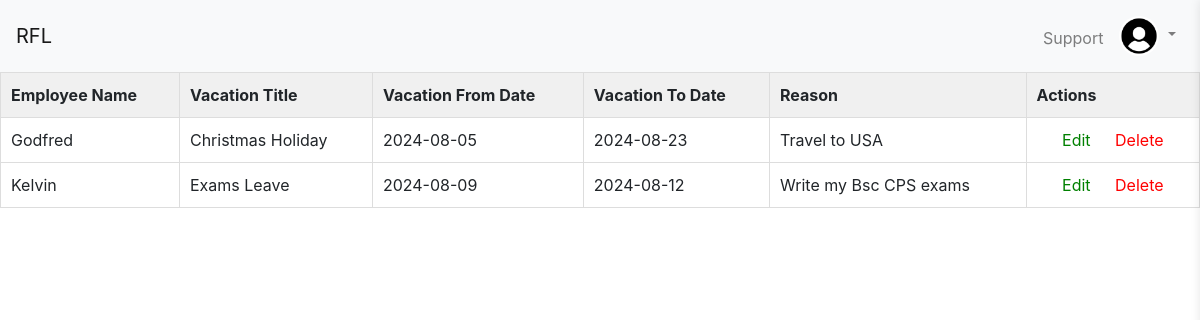
/hr/vacation.php (signed in), run on the app's committed database.
### tables this page shows
CREATE TABLE `vacation` (
  `vacation_id` int(11) NOT NULL,
  `vacation_title` varchar(50) NOT NULL,
  `vacation_from_date` date NOT NULL,
  `vacation_to_date` date NOT NULL,
  `reason` varchar(255) NOT NULL,
  `employee_id` int(11) NOT NULL,
  `status` varchar(100) NOT NULL DEFAULT 'Pending'
);

CREATE TABLE `employee` (
  `employee_id` int(11) NOT NULL,
  `employee_name` varchar(50) NOT NULL,
  `employee_password` varchar(20) NOT NULL,
  `employee_address` varchar(50) NOT NULL,
  `employee_mobile` varchar(11) NOT NULL,
  `employee_email` varchar(100) NOT NULL,
  `created_at` datetime NOT NULL DEFAULT curtime(),
  `password_changed` tinyint(1) DEFAULT 0
);

### hr/vacation.php (the view, shortened to what this page needs)
<?php
include 'templates/header.php';
?>
<?php
include '../db.php';
$sql = "SELECT v.vacation_id, e.employee_name, v.vacation_title, v.vacation_from_date, v.vacation_to_date, v.reason
        FROM vacation v
        JOIN employee e ON v.employee_id = e.employee_id";
$stmt = mysqli_prepare($conn, $sql);
mysqli_stmt_execute($stmt);
$result = mysqli_stmt_get_result($stmt);
?>
<table>
  <tr>
    <th>Employee Name</th>
    <th>Vacation Title</th>
    <th>Vacation From Date</th>
    <th>Vacation To Date</th>
    <th>Reason</th>
    <th>Actions</th>
  </tr>
  <?php while ($row = mysqli_fetch_assoc($result)) {?>
  <tr>
    <td><?php echo $row['employee_name'];?></td>
    <td><?php echo $row['vacation_title'];?></td>
    <td><?php echo $row['vacation_from_date'];?></td>
    <td><?php echo $row['vacation_to_date'];?></td>
    <td><?php echo $row['reason'];?></td>
    <td class="actions">
      <a href="edit_vacation.php?id=<?php echo $row['vacation_id']; ?>" style="color: green;">Edit</a>
      <a href="delete_vacation.php?id=<?php echo $row['vacation_id']; ?>" onclick="return confirm('Are you sure you want to delete this vacation?')" style="color: red;">Delete</a>
    </td>
  </tr>
  <?php }?>
</table>
<?php include 'templates/footer.php';?>

### hr/vacation.php (style rules this page uses)
table { border-collapse: collapse; width: 100%; }
th, td { border: 1px solid #ddd; padding: 10px; text-align: left; }
th { background-color: #f0f0f0; }
.actions { text-align: center; }
.actions a { margin: 0 10px; color: #337ab7; text-decoration: none; }

### data on the page
vacation: employee.employee_name "Godfred", vacation_title "Christmas Holiday", vacation_from_date "2024-08-05", vacation_to_date "2024-08-23", reason "Travel to USA"
vacation: employee.employee_name "Kelvin", vacation_title "Exams Leave", vacation_from_date "2024-08-09", vacation_to_date "2024-08-12", reason "Write my Bsc CPS exams"
